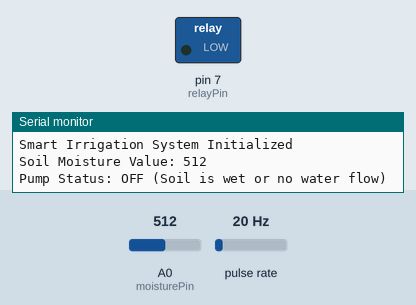
A sketch run on a simulated Arduino Uno, built with avr-gcc and run on an emulated ATmega328P. Shown: switched loads named in the sketch (green lamp = pin HIGH), the last lines printed to the serial monitor. Wiring (inferred from the names in the program): pulse sensor: data pin 2. The inputs (shaded band) are chosen by the test bench; at power-on: A0 (moisturePin) = 512, pulse rate 20 Hz.

Above: at 0.1 s.
At 1.1 s:
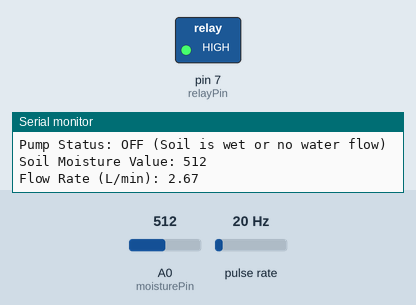
Timing chart, 0 to 2.6 s (numbered marks = the images above):
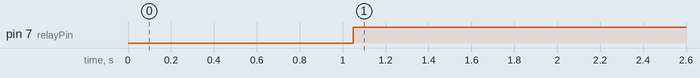

The sketch:

smart_irrigation_control.ino
```cpp
// Smart Low-Cost Irrigation Pump System
// Controls motor pump based on soil moisture and water flow

// Pin Definitions
const int moisturePin = A0;      // Soil moisture sensor (analog)
const int flowSensorPin = 2;     // Water flow sensor (digital, interrupt)
const int relayPin = 7;          // Relay module to control pump

// Soil Moisture Threshold (adjust as needed)
int drySoilThreshold = 500;      // Lower value = wetter soil

// Variables for Flow Sensor
volatile int flowPulseCount = 0;
unsigned long lastFlowCheckTime = 0;
float flowRate = 0.0;

void setup() {
  pinMode(relayPin, OUTPUT);
  digitalWrite(relayPin, LOW);  // Ensure pump is OFF at start

  pinMode(flowSensorPin, INPUT);
  attachInterrupt(digitalPinToInterrupt(flowSensorPin), countFlowPulse, RISING);

  Serial.begin(9600);
  Serial.println("Smart Irrigation System Initialized");
}

void loop() {
  int moistureValue = analogRead(moisturePin);
  Serial.print("Soil Moisture Value: ");
  Serial.println(moistureValue);

  // Calculate Flow Rate Every 1 Second
  if (millis() - lastFlowCheckTime >= 1000) {
    detachInterrupt(digitalPinToInterrupt(flowSensorPin));  // Temporarily stop counting
    flowRate = (flowPulseCount / 7.5); // Approximation: pulses per second to L/min (sensor-specific)
    flowPulseCount = 0;
    lastFlowCheckTime = millis();
    attachInterrupt(digitalPinToInterrupt(flowSensorPin), countFlowPulse, RISING);

    Serial.print("Flow Rate (L/min): ");
    Serial.println(flowRate);
  }

  // Decision Logic
  if (moistureValue > drySoilThreshold && flowRate > 0.5) {
    digitalWrite(relayPin, HIGH); // Pump ON
    Serial.println("Pump Status: ON (Soil is dry & water is flowing)");
  } else {
    digitalWrite(relayPin, LOW);  // Pump OFF
    Serial.println("Pump Status: OFF (Soil is wet or no water flow)");
  }

  delay(1000); // Delay between cycles
}

// Interrupt Service Routine for flow sensor
void countFlowPulse() {
  flowPulseCount++;
}
```

Measured:
- by itself, pin 7 (relayPin): LOW → HIGH at 1.1 s
